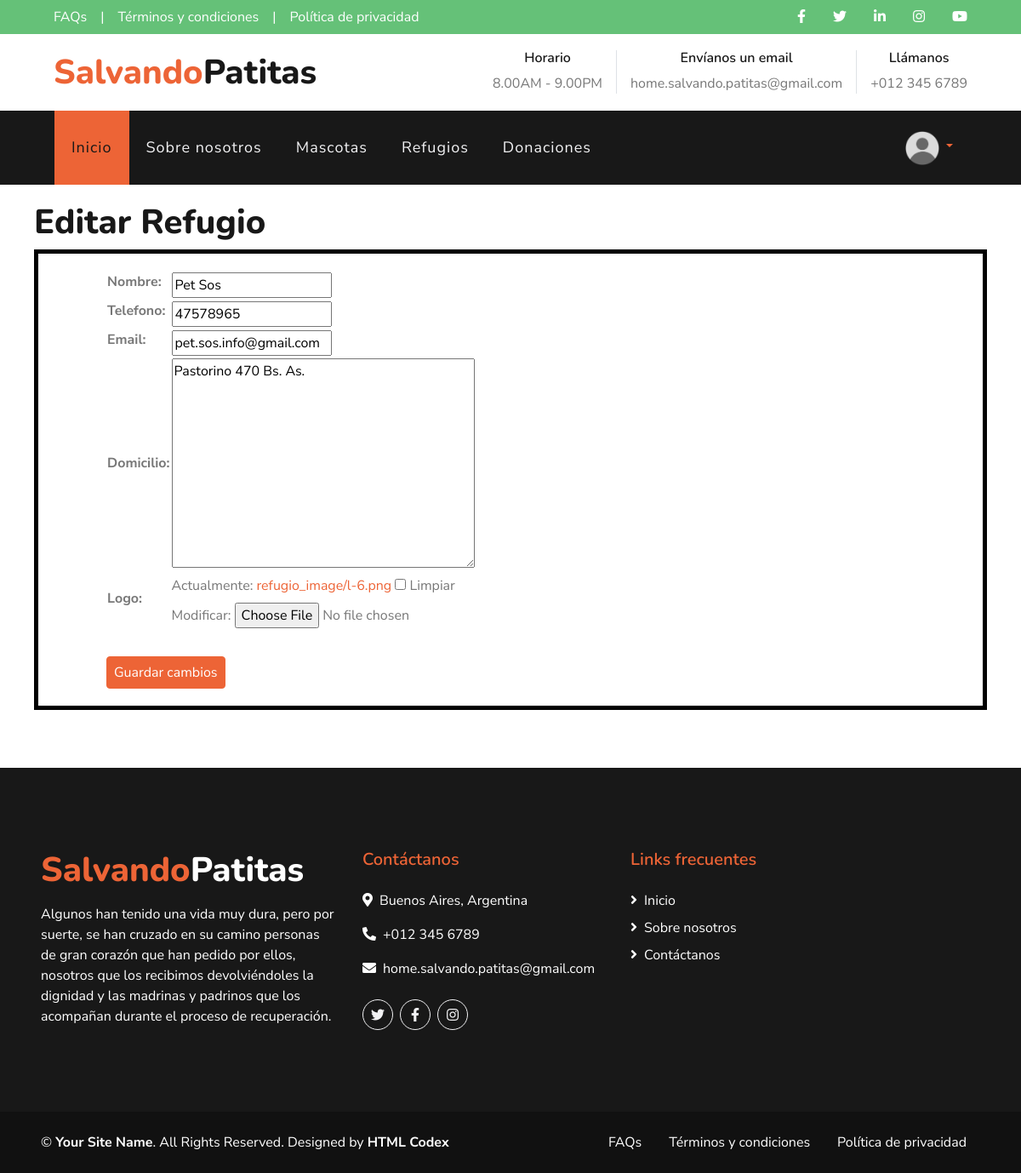
The app's page /Refugio/editar-refugio/11/ (signed in) with its own data.
### Apps/Refugio/models.py (models this page shows, shortened)
class Refugio(models.Model):
    nombre = models.CharField(max_length= 80, unique=True)
    telefono = models.IntegerField(null=True, blank=True)
    email = models.EmailField(null=True, blank=True)
    domicilio = models.TextField(max_length=200)
    logo = models.ImageField(upload_to='refugio_image/', null=True, blank=True)

### Apps/Refugio/views.py (the view)
# urls.py: path("editar-refugio/<int:pk>/", Editar_Refugio.as_view() , name="editar-refugio"),
class Editar_Refugio(UpdateView):
    model = Refugio
    template_name = 'Refugio/editar_refugio.html'
    fields = ["nombre","telefono","email","domicilio","logo"]
    success_url = '/Refugio/lista-refugio/'

### Templates/Refugio/editar_refugio.html (shortened to what this page needs)
{% extends "padre.html" %}
{% load static %}
{% block contenidoQueCambia%}
<div style="padding: 20px 40px;">
    <h1>Editar Refugio</h1>
    <form  method="POST" enctype="multipart/form-data" style="padding: 20px 80px;border-color: BLACK;border-width: 5px;border-style: solid;">
       <table>
         {{form.as_table}}
        </table> <br>
        <input type="submit" value="Guardar cambios" class="btn  btn-primary mt-3 mt-md-2 px-2">
    </form>
</div>
{% endblock %}

### records on screen
Refugio: nombre "Pet Sos", telefono "47578965", email "pet.sos.info@gmail.com", domicilio "Pastorino 470 Bs. As."
